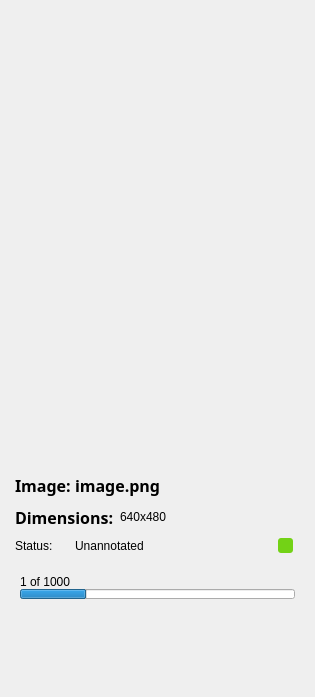
            <widget class="QFrame" name="informationFrame">
             <property name="sizePolicy">
              <sizepolicy hsizetype="Expanding" vsizetype="Expanding">
               <horstretch>0</horstretch>
               <verstretch>0</verstretch>
              </sizepolicy>
             </property>
             <property name="minimumSize">
              <size>
               <width>315</width>
               <height>0</height>
              </size>
             </property>
             <property name="maximumSize">
              <size>
               <width>400</width>
               <height>16777215</height>
              </size>
             </property>
             <property name="layoutDirection">
              <enum>Qt::LeftToRight</enum>
             </property>
             <property name="frameShape">
              <enum>QFrame::NoFrame</enum>
             </property>
             <property name="frameShadow">
              <enum>QFrame::Raised</enum>
             </property>
             <layout class="QVBoxLayout" name="verticalLayout_8">
              <property name="leftMargin">
               <number>10</number>
              </property>
              <property name="topMargin">
               <number>80</number>
              </property>
              <property name="rightMargin">
               <number>10</number>
              </property>
              <item>
               <widget class="QFrame" name="classSelectionFrame">
                <property name="sizePolicy">
                 <sizepolicy hsizetype="Expanding" vsizetype="Expanding">
                  <horstretch>0</horstretch>
                  <verstretch>0</verstretch>
                 </sizepolicy>
                </property>
                <property name="minimumSize">
                 <size>
                  <width>250</width>
                  <height>370</height>
                 </size>
                </property>
                <property name="maximumSize">
                 <size>
                  <width>16777215</width>
                  <height>16777215</height>
                 </size>
                </property>
                <property name="styleSheet">
                 <string notr="true"/>
                </property>
                <property name="frameShape">
                 <enum>QFrame::NoFrame</enum>
                </property>
                <property name="frameShadow">
                 <enum>QFrame::Raised</enum>
                </property>
                <layout class="QVBoxLayout" name="verticalLayout_12">
                 <property name="spacing">
                  <number>0</number>
                 </property>
                 <property name="leftMargin">
                  <number>7</number>
                 </property>
                 <property name="rightMargin">
                  <number>7</number>
                 </property>
                 <item>
                  <widget class="AnnotationManager" name="annotationClassSelectionFrame">
                   <property name="frameShape">
                    <enum>QFrame::NoFrame</enum>
                   </property>
                   <property name="frameShadow">
                    <enum>QFrame::Raised</enum>
                   </property>
                  </widget>
                 </item>
                </layout>
               </widget>
              </item>
              <item>
               <spacer name="verticalSpacer_12">
                <property name="orientation">
                 <enum>Qt::Vertical</enum>
                </property>
                <property name="sizeType">
                 <enum>QSizePolicy::Fixed</enum>
                </property>
                <property name="sizeHint" stdset="0">
                 <size>
                  <width>20</width>
                  <height>10</height>
                 </size>
                </property>
               </spacer>
              </item>
              <item>
               <widget class="QFrame" name="imageInfoFrame">
                <property name="sizePolicy">
                 <sizepolicy hsizetype="Expanding" vsizetype="Expanding">
                  <horstretch>0</horstretch>
                  <verstretch>0</verstretch>
                 </sizepolicy>
                </property>
                <property name="minimumSize">
                 <size>
                  <width>140</width>
                  <height>140</height>
                 </size>
                </property>
                <property name="maximumSize">
                 <size>
                  <width>16777215</width>
                  <height>150</height>
                 </size>
                </property>
                <property name="styleSheet">
                 <string notr="true"/>
                </property>
                <property name="frameShape">
                 <enum>QFrame::NoFrame</enum>
                </property>
                <property name="frameShadow">
                 <enum>QFrame::Raised</enum>
                </property>
                <layout class="QVBoxLayout" name="verticalLayout_13">
                 <property name="spacing">
                  <number>0</number>
                 </property>
                 <property name="leftMargin">
                  <number>5</number>
                 </property>
                 <property name="topMargin">
                  <number>5</number>
                 </property>
                 <property name="rightMargin">
                  <number>5</number>
                 </property>
                 <property name="bottomMargin">
                  <number>5</number>
                 </property>
                 <item>
                  <widget class="QFrame" name="imageNameFrame">
                   <property name="maximumSize">
                    <size>
                     <width>16777215</width>
                     <height>30</height>
                    </size>
                   </property>
                   <property name="frameShape">
                    <enum>QFrame::NoFrame</enum>
                   </property>
                   <property name="frameShadow">
                    <enum>QFrame::Raised</enum>
                   </property>
                   <layout class="QHBoxLayout" name="horizontalLayout_13">
                    <property name="spacing">
                     <number>0</number>
                    </property>
                    <property name="leftMargin">
                     <number>0</number>
                    </property>
                    <property name="topMargin">
                     <number>0</number>
                    </property>
                    <property name="rightMargin">
                     <number>0</number>
                    </property>
                    <property name="bottomMargin">
                     <number>3</number>
                    </property>
                    <item>
                     <widget class="QLabel" name="imageNameHeaderLbl">
                      <property name="maximumSize">
                       <size>
                        <width>60</width>
                        <height>16777215</height>
                       </size>
                      </property>
                      <property name="font">
                       <font>
                        <family>Gotham Rounded</family>
                        <pointsize>12</pointsize>
                        <weight>75</weight>
                        <italic>false</italic>
                        <bold>true</bold>
                       </font>
                      </property>
                      <property name="styleSheet">
                       <string notr="true"/>
                      </property>
                      <property name="text">
                       <string>Image:</string>
                      </property>
                     </widget>
                    </item>
                    <item>
                     <widget class="QLabel" name="imageNameLbl">
                      <property name="font">
                       <font>
                        <family>Gotham Rounded</family>
                        <pointsize>12</pointsize>
                        <weight>75</weight>
                        <italic>false</italic>
                        <bold>true</bold>
                       </font>
                      </property>
                      <property name="styleSheet">
                       <string notr="true"/>
                      </property>
                      <property name="text">
                       <string>image.png</string>
                      </property>
                      <property name="scaledContents">
                       <bool>false</bool>
                      </property>
                      <property name="alignment">
                       <set>Qt::AlignLeading|Qt::AlignLeft|Qt::AlignVCenter</set>
                      </property>
                      <property name="wordWrap">
                       <bool>false</bool>
                      </property>
                     </widget>
                    </item>
                    <item>
                     <spacer name="horizontalSpacer_15">
                      <property name="orientation">
                       <enum>Qt::Horizontal</enum>
                      </property>
                      <property name="sizeType">
                       <enum>QSizePolicy::Fixed</enum>
                      </property>
                      <property name="sizeHint" stdset="0">
                       <size>
                        <width>5</width>
                        <height>0</height>
                       </size>
                      </property>
                     </spacer>
                    </item>
                   </layout>
                  </widget>
                 </item>
                 <item>
                  <widget class="QFrame" name="imageSizeFrame">
                   <property name="maximumSize">
                    <size>
                     <width>16777215</width>
                     <height>28</height>
                    </size>
                   </property>
                   <property name="styleSheet">
                    <string notr="true"/>
                   </property>
                   <property name="frameShape">
                    <enum>QFrame::NoFrame</enum>
                   </property>
                   <property name="frameShadow">
                    <enum>QFrame::Raised</enum>
                   </property>
                   <layout class="QHBoxLayout" name="horizontalLayout_15">
                    <property name="spacing">
                     <number>0</number>
                    </property>
                    <property name="leftMargin">
                     <number>0</number>
                    </property>
                    <property name="topMargin">
                     <number>0</number>
                    </property>
                    <property name="rightMargin">
                     <number>0</number>
                    </property>
                    <property name="bottomMargin">
                     <number>0</number>
                    </property>
                    <item>
                     <widget class="QLabel" name="imageSizeHeaderLbl">
                      <property name="maximumSize">
                       <size>
                        <width>105</width>
                        <height>16777215</height>
                       </size>
                      </property>
                      <property name="font">
                       <font>
                        <family>Gotham Rounded</family>
                        <pointsize>12</pointsize>
                        <weight>75</weight>
                        <italic>false</italic>
                        <bold>true</bold>
                       </font>
                      </property>
                      <property name="styleSheet">
                       <string notr="true"/>
                      </property>
                      <property name="text">
                       <string>Dimensions:</string>
                      </property>
                     </widget>
                    </item>
                    <item>
                     <widget class="QFrame" name="frame_4">
                      <property name="frameShape">
                       <enum>QFrame::NoFrame</enum>
                      </property>
                      <property name="frameShadow">
                       <enum>QFrame::Raised</enum>
                      </property>
                      <layout class="QHBoxLayout" name="horizontalLayout_18">
                       <property name="spacing">
                        <number>0</number>
                       </property>
                       <property name="leftMargin">
                        <number>0</number>
                       </property>
                       <property name="topMargin">
                        <number>0</number>
                       </property>
                       <property name="rightMargin">
                        <number>0</number>
                       </property>
                       <property name="bottomMargin">
                        <number>0</number>
                       </property>
                       <item>
                        <widget class="QLabel" name="imageSizeLbl">
                         <property name="minimumSize">
                          <size>
                           <width>0</width>
                           <height>0</height>
                          </size>
                         </property>
                         <property name="maximumSize">
                          <size>
                           <width>16777215</width>
                           <height>16777215</height>
                          </size>
                         </property>
                         <property name="styleSheet">
                          <string notr="true"/>
                         </property>
                         <property name="text">
                          <string>640x480</string>
                         </property>
                         <property name="alignment">
                          <set>Qt::AlignLeading|Qt::AlignLeft|Qt::AlignVCenter</set>
                         </property>
                        </widget>
                       </item>
                      </layout>
                     </widget>
                    </item>
                   </layout>
                  </widget>
                 </item>
                 <item>
                  <widget class="QFrame" name="imageStatusFrame">
                   <property name="maximumSize">
                    <size>
                     <width>16777215</width>
                     <height>28</height>
                    </size>
                   </property>
                   <property name="styleSheet">
                    <string notr="true"/>
                   </property>
                   <property name="frameShape">
                    <enum>QFrame::NoFrame</enum>
                   </property>
                   <property name="frameShadow">
                    <enum>QFrame::Raised</enum>
                   </property>
                   <layout class="QHBoxLayout" name="horizontalLayout_16">
                    <property name="spacing">
                     <number>0</number>
                    </property>
                    <property name="leftMargin">
                     <number>0</number>
                    </property>
                    <property name="topMargin">
                     <number>0</number>
                    </property>
                    <property name="rightMargin">
                     <number>0</number>
                    </property>
                    <property name="bottomMargin">
                     <number>0</number>
                    </property>
                    <item>
                     <widget class="QLabel" name="statusHeaderLbl">
                      <property name="maximumSize">
                       <size>
                        <width>60</width>
                        <height>16777215</height>
                       </size>
                      </property>
                      <property name="styleSheet">
                       <string notr="true"/>
                      </property>
                      <property name="text">
                       <string>Status:</string>
                      </property>
                     </widget>
                    </item>
                    <item>
                     <widget class="QLabel" name="statusLbl">
                      <property name="maximumSize">
                       <size>
                        <width>16777215</width>
                        <height>16777215</height>
                       </size>
                      </property>
                      <property name="styleSheet">
                       <string notr="true"/>
                      </property>
                      <property name="text">
                       <string>Unannotated</string>
                      </property>
                     </widget>
                    </item>
                    <item>
                     <widget class="QLabel" name="statusColourIndicatorLbl">
                      <property name="minimumSize">
                       <size>
                        <width>10</width>
                        <height>10</height>
                       </size>
                      </property>
                      <property name="maximumSize">
                       <size>
                        <width>15</width>
                        <height>15</height>
                       </size>
                      </property>
                      <property name="styleSheet">
                       <string notr="true">background-color: rgb(115, 210, 22);
border-radius: 3px;
</string>
                      </property>
                      <property name="text">
                       <string/>
                      </property>
                     </widget>
                    </item>
                    <item>
                     <spacer name="horizontalSpacer_16">
                      <property name="orientation">
                       <enum>Qt::Horizontal</enum>
                      </property>
                      <property name="sizeType">
                       <enum>QSizePolicy::Fixed</enum>
                      </property>
                      <property name="sizeHint" stdset="0">
                       <size>
                        <width>7</width>
                        <height>10</height>
                       </size>
                      </property>
                     </spacer>
                    </item>
                   </layout>
                  </widget>
                 </item>
                 <item>
                  <widget class="QFrame" name="imageNumberFrame">
                   <property name="maximumSize">
                    <size>
                     <width>16777215</width>
                     <height>38</height>
                    </size>
                   </property>
                   <property name="styleSheet">
                    <string notr="true">font: 75 bold 11pt &quot;Gotham Rounded&quot;;</string>
                   </property>
                   <property name="frameShape">
                    <enum>QFrame::NoFrame</enum>
                   </property>
                   <property name="frameShadow">
                    <enum>QFrame::Raised</enum>
                   </property>
                   <layout class="QVBoxLayout" name="verticalLayout_25">
                    <property name="spacing">
                     <number>0</number>
                    </property>
                    <property name="leftMargin">
                     <number>5</number>
                    </property>
                    <property name="topMargin">
                     <number>5</number>
                    </property>
                    <property name="rightMargin">
                     <number>5</number>
                    </property>
                    <property name="bottomMargin">
                     <number>0</number>
                    </property>
                    <item>
                     <spacer name="verticalSpacer_8">
                      <property name="orientation">
                       <enum>Qt::Vertical</enum>
                      </property>
                      <property name="sizeType">
                       <enum>QSizePolicy::Fixed</enum>
                      </property>
                      <property name="sizeHint" stdset="0">
                       <size>
                        <width>20</width>
                        <height>3</height>
                       </size>
                      </property>
                     </spacer>
                    </item>
                    <item>
                     <widget class="QLabel" name="imageNumberLbl">
                      <property name="minimumSize">
                       <size>
                        <width>100</width>
                        <height>0</height>
                       </size>
                      </property>
                      <property name="maximumSize">
                       <size>
                        <width>100</width>
                        <height>16777215</height>
                       </size>
                      </property>
                      <property name="text">
                       <string>1 of 1000</string>
                      </property>
                      <property name="alignment">
                       <set>Qt::AlignBottom|Qt::AlignLeading|Qt::AlignLeft</set>
                      </property>
                      <property name="indent">
                       <number>0</number>
                      </property>
                     </widget>
                    </item>
                    <item>
                     <widget class="QProgressBar" name="datasetProgressBar">
                      <property name="sizePolicy">
                       <sizepolicy hsizetype="Expanding" vsizetype="Expanding">
                        <horstretch>0</horstretch>
                        <verstretch>0</verstretch>
                       </sizepolicy>
                      </property>
                      <property name="minimumSize">
                       <size>
                        <width>0</width>
                        <height>0</height>
                       </size>
                      </property>
                      <property name="maximumSize">
                       <size>
                        <width>16777215</width>
                        <height>10</height>
                       </size>
                      </property>
                      <property name="styleSheet">
                       <string notr="true">background: rgb(105, 105, 105);

 QProgressBar::chunk {
     background-color: #058ddb;
	 alternate-background-color:#058ddb;
	 color:  #058ddb;
 }</string>
                      </property>
                      <property name="minimum">
                       <number>0</number>
                      </property>
                      <property name="value">
                       <number>24</number>
                      </property>
                      <property name="textVisible">
                       <bool>false</bool>
                      </property>
                      <property name="format">
                       <string>%p%</string>
                      </property>
                     </widget>
                    </item>
                   </layout>
                  </widget>
                 </item>
                </layout>
               </widget>
              </item>
              <item>
               <spacer name="verticalSpacer_7">
                <property name="orientation">
                 <enum>Qt::Vertical</enum>
                </property>
                <property name="sizeType">
                 <enum>QSizePolicy::Fixed</enum>
                </property>
                <property name="sizeHint" stdset="0">
                 <size>
                  <width>20</width>
                  <height>80</height>
                 </size>
                </property>
               </spacer>
              </item>
             </layout>
            </widget>
